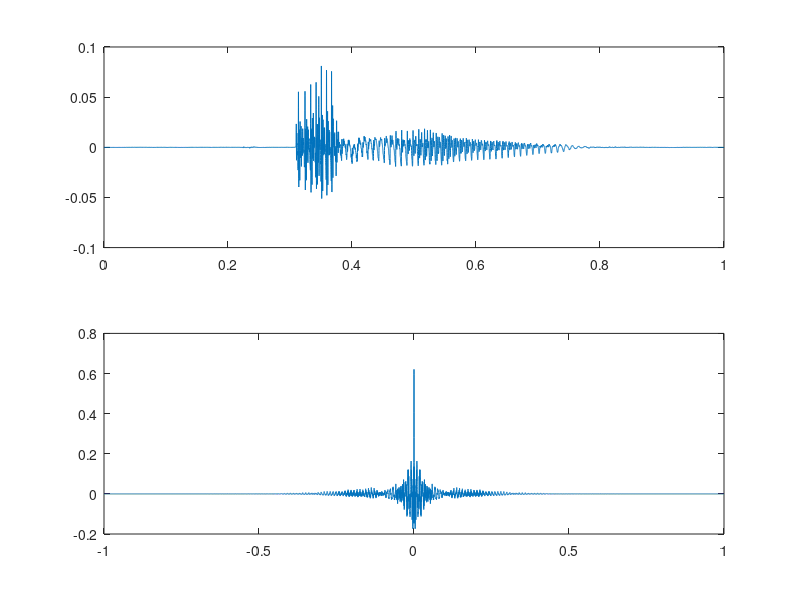

This figure's MATLAB source:
clc; clear all; close all
load('parametrs.mat')
load('me_ahoj.mat')
% figure(1); plot(speech);

% segment = speech(16000:27000);
segment = speech;
% figure(2); plot(segment)

figure(2); subplot(2,1,1);
plot([1:size(segment)]/Fs, segment)
% axis([0 0.65 -0.1 0.1]);

[cor,tau]=xcorr(segment);
subplot(2,1,2);
plot(tau/Fs,cor);
% axis([0 0.65 -1 3]);

%Vypocet zakladniho hlasivkoveho tonu:
[M, i] = max(cor); %M je max. hodnota, i je pak cislo vzorku pro tau = 0
[M, i] = max(cor((i+16) : length(cor) )); %hleda od kmitoctu < 1kHz
T0 = (i+16)/Fs
F0 = 1/T0
% 
% 
% cor((length(tau)+1)/2) %hodnota corelacni funkce pro tau=0
% maxk(cor,10) %hledani max. zacina od tau=0.05s (20Hz)  
% 
% 
% figure(1111)
% plot(tau,cor);